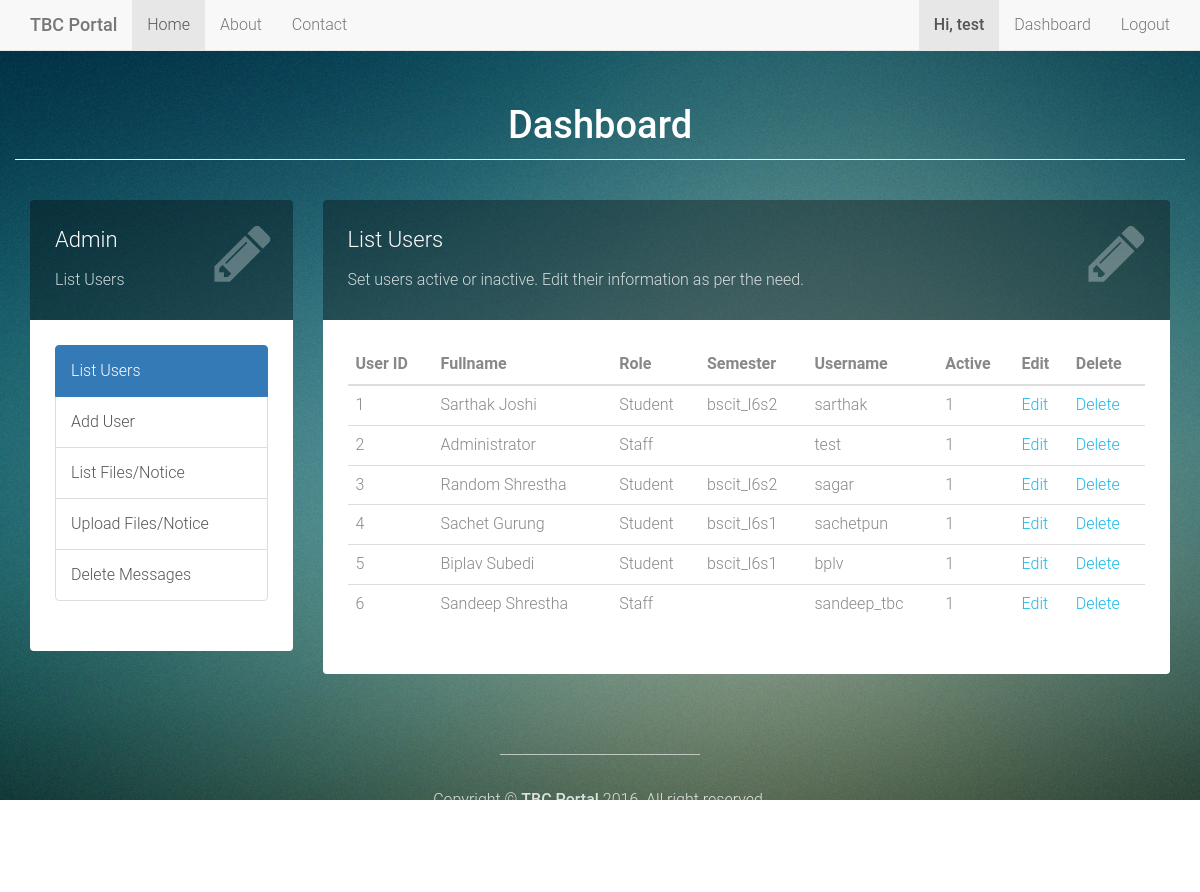
/index.php?action=list_users (signed in), run on the app's committed database.
### tables this page shows
CREATE TABLE `users` (
  `user_id` int(255) NOT NULL,
  `username` varchar(12) NOT NULL,
  `password` varchar(50) NOT NULL,
  `email_id` varchar(60) NOT NULL,
  `fullname` varchar(60) NOT NULL,
  `role` varchar(20) NOT NULL,
  `semester` varchar(20) NOT NULL,
  `description` text NOT NULL,
  `active` tinyint(1) NOT NULL
);

### config/config.php (called while the page is built, shortened)
<?php
  $config['host'] = "localhost";
  $config['username'] = "root";
  $config['password'] = "root";
  $config['dbname'] = "longpollingchatapp";
  $config['port'] = 80;
  $config['base_url'] = "http://localhost/phplongpollingbysj/";
?>

### class_lib/Db_connect.php (called while the page is built, shortened)
<?php
class Db_connect{
  protected static $connection;
  public static function connect(){
    if(!isset(self::$connection)){
      global $config;
      self::$connection = new mysqli($config['host'],$config['username'],$config['password'],$config['dbname']);
    }
    return self::$connection;
  }
}
?>

### class_lib/User_model.php (called while the page is built, shortened)
<?php
class User_model{
  private $db;
  public function __construct(){
    $this->db = Db_connect::connect();
  }
  public function listUsers()
  {
    $rows = array();
    if( $query = $this->db->query("SELECT user_id, username, email_id, fullname, role, semester, active FROM users") )
    {
      while( $row = $query->fetch_array() )
      {
        $rows[] = $row;
      }
    }
    return $rows;
  }
}
?>

### views/list_users.php (the view, shortened to what this page needs)
<?php if( !empty($_SESSION['username']) && $_SESSION['role'] == "Staff"): ?>
  <?php $rows = $user->listUsers(); ?>
<div class="container">
  <div class="row">
    <h1 class="page-header" style="color: #fff;"><strong>Dashboard</strong></h1>
    <div class="form-box" style="margin-top: 40px;">
      <div class="col-md-3">
        <div class="form-top">
          <div class="form-top-left">
            <h3>Admin</h3>
            <p>List Users</p>
          </div>
          <div class="form-top-right">
            <i class="fa fa-pencil"></i>
          </div>
        </div>
        <div class="form-bottom" id="form-bottom">
          <div class="list-group">
            <a href="<?php echo $config['base_url']; ?>index.php?action=list_users" class="list-group-item active">List Users</a>
            <a href="<?php echo $config['base_url']; ?>index.php?action=add_user" class="list-group-item">Add User</a>
            <a href="<?php echo $config['base_url']; ?>index.php?action=list_files" class="list-group-item">List Files/Notice</a>
            <a href="<?php echo $config['base_url']; ?>index.php?action=upload" class="list-group-item">Upload Files/Notice</a>
            <a href="<?php echo $config['base_url']; ?>index.php?action=delete_messages" class="list-group-item">Delete Messages</a>
          </div>
        </div>
      </div>
      <div class="col-md-9">
        <div class="form-top">
          <div class="form-top-left">
            <h3>List Users</h3>
            <p>Set users active or inactive. Edit their information as per the need.</p>
          </div>
          <div class="form-top-right">
            <i class="fa fa-pencil"></i>
          </div>
        </div>
        <div class="form-bottom" id="form-bottom">
          <table class="table table-hover">
            <thead>
              <tr>
                <th>User ID</th>
                <th>Fullname</th>
                <th>Role</th>
                <th>Semester</th>
                <th>Username</th>
                <th>Active</th>
                <th>Edit</th>
                <th>Delete</th>
              </tr>
            </thead>
            <tbody>
              <?php foreach( $rows as $r ): ?>
              <tr>
                <td>
                  <?php echo $r['user_id']; ?>
                </td>
                <td>
                  <?php echo $r['fullname']; ?>
                </td>
                <td>
                  <?php echo $r['role']; ?>
                </td>
                <td>
                  <?php echo $r['semester']; ?>
                </td>
                <td>
                  <?php echo $r['username']; ?>
                </td>
                <td>
                  <?php echo $r['active']; ?>
                </td>
                <td>
                  <a href="<?php echo $config['base_url']; ?>index.php?action=edit_user&id=<?php echo $r['user_id']; ?>">Edit</a>
                </td>
                <td>
                  <a name="remove_levels" href="<?php echo $config['base_url']; ?>index.php?action=controller/controller&do=delete_usr&id=<?php echo $r['user_id']; ?>">Delete</a>
                </td>
              </tr>
            <?php endforeach; ?>
            </tbody>
          </table>
  </div>
</div>
</div>
</div>
</div>
<?php else: ?>
    <div class="alert alert-danger" >Please login to access dashboard. <a href="<?php echo $config['base_url']; ?>index.php?action=login">Login here</a></div>
<?php endif; ?>

### index.php (shortened to what this page needs)
<?php include "config/config.php"; ?>
<?php
$user = new User_model();
?>
<!DOCTYPE html>
<html lang="en">
<head>
  <link rel="stylesheet" href="assets/css/bootstrap.min.css">
  <link rel="stylesheet" href="assets/font-awesome/css/font-awesome.min.css">
  <link rel="stylesheet" href="assets/css/styles.css">
</head>
<body>
  <div class="top-content">
    <?php include 'views/header.php'; ?>
    <div class="inner-bg">
      <?php
      if(isset($_GET['action']) && !empty($_GET['action'])){
        $split = explode('/', $_GET['action']);
        $name = $split[1];
        if($_GET['action'] == 'controller/'.$name){
          $file = "controller/".$name.".php";
          if(file_exists($file)){
            include ($file);
          }
          else{
            include ('views/home.php');
          }
        }
        else{
          $file = "views/".$_GET['action'].".php";
          if(file_exists($file)){
            include ($file);
          }else{
            include ('views/home.php');
          }
        }
      }
      else{
        include ('views/home.php');
      }
      ?>
    </div>
  </div>
  <?php include 'views/footer.php'; ?>
</body>
</html>

### views/header.php (shortened to what this page needs)
<nav class="navbar navbar-default navbar-fixed-top">
    <div class="container">
        <div class="navbar-header">
            <a class="navbar-brand" href="index.php"><strong>TBC Portal</strong></a>
        </div>
        <div id="navbar" class="collapse navbar-collapse">
            <ul class="nav navbar-nav">
                <li class="active"><a href="<?php echo $config['base_url']; ?>">Home</a></li>
                <li><a href="<?php echo $config['base_url']; ?>index.php?action=about">About</a></li>
                <li><a href="<?php echo $config['base_url']; ?>index.php?action=contact">Contact</a></li>
            </ul>
            <ul class="nav navbar-nav navbar-right">
                <?php if( isset($_SESSION['username']) && $_SESSION['role'] === "Student") :?>
                    <li class="active"><a><strong>Hi, <?php echo $_SESSION['username']; ?></strong></a></li>
                    <li><a href="<?php echo $config['base_url']; ?>index.php?action=change_password">Change Password</a></li>
                    <li><a href="<?php echo $config['base_url']; ?>index.php?action=controller/controller&do=logout">Logout</a></li>
                <?php elseif( $_SESSION['role'] === "Staff" ) :?>
                    <li class="active"><a><strong>Hi, <?php echo $_SESSION['username']; ?></strong></a></li>
                    <li><a href="<?php echo $config['base_url']; ?>index.php?action=list_users">Dashboard</a></li>
                    <li><a href="<?php echo $config['base_url']; ?>index.php?action=controller/controller&do=logout">Logout</a></li>
                <?php else: ?>
                    <li><a href="<?php echo $config['base_url']; ?>index.php?action=login">Sign in</a></li>
                <?php endif; ?>
            </ul>
        </div>
    </div>
</nav>

### views/footer.php (shortened to what this page needs)
<footer>
  <div class="container">
    <div class="row">
      <div class="col-sm-8 col-sm-offset-2">
        <div class="footer-border"></div>
        <p>Copyright © <a href="" target="_blank"><strong>TBC Portal</strong></a>
          2016. All right reserved. </i></p>
          <p>
          </p>
        </div>
      </div>
    </div>
  </footer>

### assets/css/styles.css (style rules this page uses)
body { font-family: 'Roboto', sans-serif; font-size: 16px; font-weight: 300; color: #888; line-height: 30px; text-align: center; }
html, body { height: 100%; }
strong { font-weight: 500; }
a, a:hover, a:focus { color: #19b9e7; text-decoration: none; -o-transition: all .3s; -moz-transition: all .3s; -webkit-transition: all .3s; -ms-transition: all .3s; transition: all .3s; }
h1, h2 { margin-top: 10px; font-size: 38px; font-weight: 100; color: #555; line-height: 50px; }
h3 { font-size: 22px; font-weight: 300; color: #555; line-height: 30px; }
.inner-bg { padding: 60px 0 80px 0; }
.form-box { margin-top: 70px; }
.form-top { overflow: hidden; padding: 0 25px 15px 25px; background: #444; background: rgba(0, 0, 0, 0.35); -moz-border-radius: 4px 4px 0 0; -webkit-border-radius: 4px 4px 0 0; border-radius: 4px 4px 0 0; text-align: left; }
.form-top-left { float: left; width: 75%; padding-top: 25px; }
.form-top-left h3 { margin-top: 0; color: #fff; }
.form-top-left p { opacity: 0.8; color: #fff; }
.form-top-right { float: left; width: 25%; padding-top: 5px; font-size: 66px; color: #fff; line-height: 100px; text-align: right; opacity: 0.3; }
.form-bottom { padding: 25px 25px 30px 25px; background: #444; background: rgba(0, 0, 0, 0.3); -moz-border-radius: 0 0 4px 4px; -webkit-border-radius: 0 0 4px 4px; border-radius: 0 0 4px 4px; text-align: left; }
#form-bottom { background: #fff; }
footer { padding-bottom: 70px; color: #fff; }
footer .footer-border { width: 200px; margin: 0 auto; padding-bottom: 30px; border-top: 1px solid #fff; border-top: 1px solid rgba(255, 255, 255, 0.6); }
footer p { opacity: 0.8; }
footer a { color: #fff; }
.list-group-item { text-align: left; }

### data on the page
users: user_id "1", fullname "Sarthak Joshi", role "Student", semester "bscit_l6s2", username "sarthak", active "1"
users: user_id "2", fullname "Administrator", role "Staff", username "test", active "1"
users: user_id "3", fullname "Random Shrestha", role "Student", semester "bscit_l6s2", username "sagar", active "1"
users: user_id "4", fullname "Sachet Gurung", role "Student", semester "bscit_l6s1", username "sachetpun", active "1"
users: user_id "5", fullname "Biplav Subedi", role "Student", semester "bscit_l6s1", username "bplv", active "1"
users: user_id "6", fullname "Sandeep Shrestha", role "Staff", username "sandeep_tbc", active "1"

### other printed values
$_SESSION['username'] "test"
